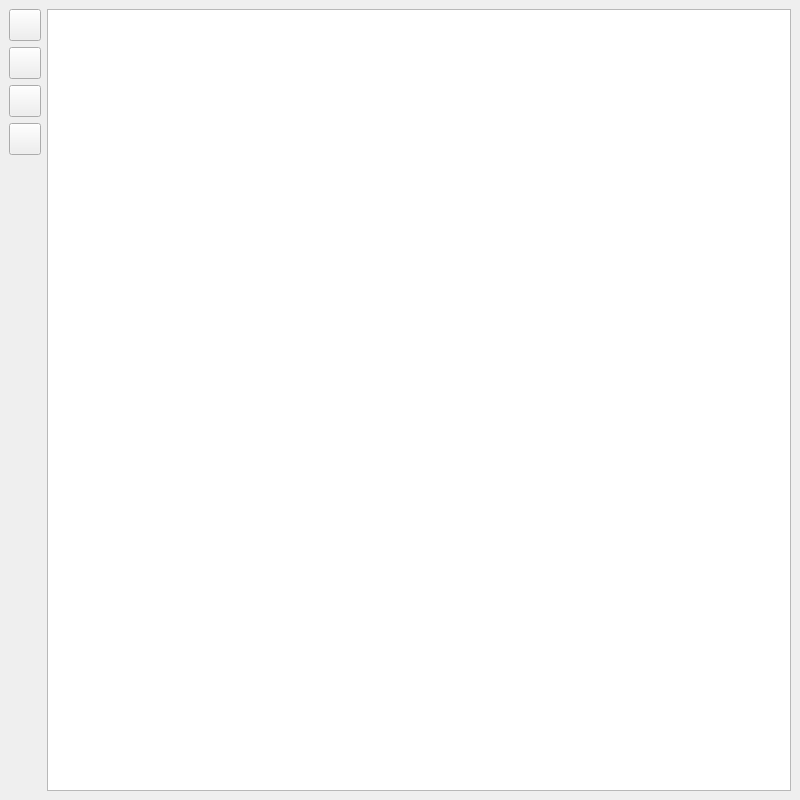
<?xml version="1.0" encoding="UTF-8"?>
<ui version="4.0">
 <class>MainWindow</class>
 <widget class="QMainWindow" name="MainWindow">
  <property name="geometry">
   <rect>
    <x>0</x>
    <y>0</y>
    <width>800</width>
    <height>800</height>
   </rect>
  </property>
  <property name="windowTitle">
   <string>Test Canvas Draw</string>
  </property>
  <widget class="QWidget" name="centralwidget">
   <layout class="QGridLayout" name="gridLayout">
    <item row="0" column="0">
     <layout class="QHBoxLayout" name="horizontalLayout">
      <item>
       <layout class="QVBoxLayout" name="verticalLayout">
        <item>
         <widget class="QPushButton" name="pushButton_2">
          <property name="minimumSize">
           <size>
            <width>32</width>
            <height>32</height>
           </size>
          </property>
          <property name="maximumSize">
           <size>
            <width>32</width>
            <height>32</height>
           </size>
          </property>
          <property name="text">
           <string/>
          </property>
          <property name="icon">
           <iconset>
            <normaloff>../src/UVATool_UI/icons/apoio_primeiro_genero.png</normaloff>../src/UVATool_UI/icons/apoio_primeiro_genero.png</iconset>
          </property>
          <property name="iconSize">
           <size>
            <width>32</width>
            <height>32</height>
           </size>
          </property>
         </widget>
        </item>
        <item>
         <widget class="QPushButton" name="pushButton_3">
          <property name="minimumSize">
           <size>
            <width>32</width>
            <height>32</height>
           </size>
          </property>
          <property name="maximumSize">
           <size>
            <width>32</width>
            <height>32</height>
           </size>
          </property>
          <property name="text">
           <string/>
          </property>
          <property name="icon">
           <iconset>
            <normaloff>../src/UVATool_UI/icons/apoio_segundo_genero.png</normaloff>../src/UVATool_UI/icons/apoio_segundo_genero.png</iconset>
          </property>
          <property name="iconSize">
           <size>
            <width>32</width>
            <height>32</height>
           </size>
          </property>
         </widget>
        </item>
        <item>
         <widget class="QPushButton" name="pushButton_4">
          <property name="minimumSize">
           <size>
            <width>32</width>
            <height>32</height>
           </size>
          </property>
          <property name="maximumSize">
           <size>
            <width>32</width>
            <height>32</height>
           </size>
          </property>
          <property name="text">
           <string/>
          </property>
          <property name="icon">
           <iconset>
            <normaloff>../src/UVATool_UI/icons/apoio_terceiro_genero.png</normaloff>../src/UVATool_UI/icons/apoio_terceiro_genero.png</iconset>
          </property>
          <property name="iconSize">
           <size>
            <width>32</width>
            <height>32</height>
           </size>
          </property>
         </widget>
        </item>
        <item>
         <widget class="QPushButton" name="pushButton_5">
          <property name="minimumSize">
           <size>
            <width>32</width>
            <height>32</height>
           </size>
          </property>
          <property name="maximumSize">
           <size>
            <width>32</width>
            <height>32</height>
           </size>
          </property>
          <property name="text">
           <string/>
          </property>
          <property name="icon">
           <iconset>
            <normaloff>../src/UVATool_UI/icons/apoio_semi_rigido.png</normaloff>../src/UVATool_UI/icons/apoio_semi_rigido.png</iconset>
          </property>
          <property name="iconSize">
           <size>
            <width>32</width>
            <height>32</height>
           </size>
          </property>
         </widget>
        </item>
        <item>
         <spacer name="verticalSpacer">
          <property name="orientation">
           <enum>Qt::Vertical</enum>
          </property>
          <property name="sizeHint" stdset="0">
           <size>
            <width>20</width>
            <height>40</height>
           </size>
          </property>
         </spacer>
        </item>
       </layout>
      </item>
      <item>
       <widget class="QGraphicsView" name="graphicsView"/>
      </item>
     </layout>
    </item>
   </layout>
  </widget>
 </widget>
 <resources/>
 <connections/>
</ui>
